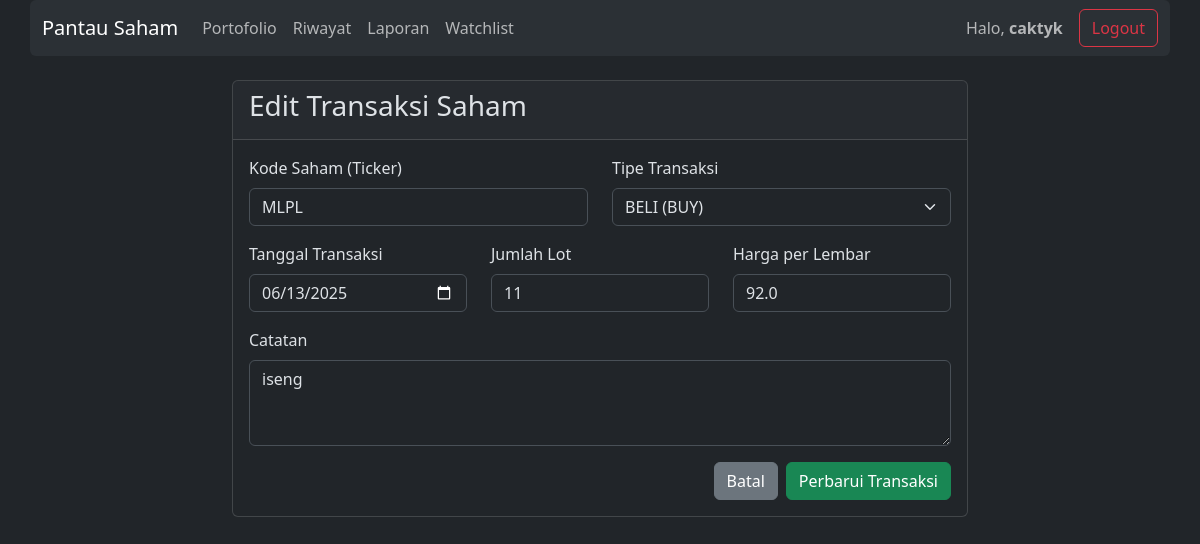
The app's page /edit-transaksi/1 (signed in) with its own data.
### models.py (models this page shows)
class User(UserMixin, db.Model):
    id = db.Column(db.Integer, primary_key=True)
    username = db.Column(db.String(80), unique=True, nullable=False)
    password = db.Column(db.String(200), nullable=False)

class Transaction(db.Model):
    id = db.Column(db.Integer, primary_key=True)
    user_id = db.Column(db.Integer, db.ForeignKey('user.id'), nullable=False)
    ticker = db.Column(db.String(10), nullable=False)
    transaction_type = db.Column(db.String(4), nullable=False) # 'BUY' atau 'SELL'
    transaction_date = db.Column(db.Date, nullable=False)
    lots = db.Column(db.Integer, nullable=False)
    price = db.Column(db.Float, nullable=False)
    notes = db.Column(db.Text, nullable=True) # Untuk 'alasan beli', dll.

### app.py (the view, shortened to what this page needs)
@app.route('/edit-transaksi/<int:transaction_id>', methods=['GET', 'POST'])
@login_required
def edit_transaksi(transaction_id):
    transaction = Transaction.query.get_or_404(transaction_id)
    if transaction.user_id != current_user.id:
        return redirect(url_for('riwayat_transaksi'))
    return render_template('edit_transaksi.html', t=transaction)

### app.py (called while the page is built)
@login_manager.user_loader
def load_user(user_id):
    return User.query.get(int(user_id))

### templates/edit_transaksi.html (shortened to what this page needs)
{% extends "base.html" %}
{% block content %}
<div class="row justify-content-center">
    <div class="col-md-8">
        <div class="card">
            <div class="card-header">
                <h3>Edit Transaksi Saham</h3>
            </div>
            <div class="card-body">
                <form method="POST">
                    <div class="row">
                        <div class="col-md-6 mb-3">
                            <label for="ticker" class="form-label">Kode Saham (Ticker)</label>
                            <input type="text" class="form-control" id="ticker" name="ticker" value="{{ t.ticker }}" required style="text-transform:uppercase">
                        </div>
                        <div class="col-md-6 mb-3">
                            <label for="transaction_type" class="form-label">Tipe Transaksi</label>
                            <select class="form-select" id="transaction_type" name="transaction_type" required>
                                <option value="BUY" {% if t.transaction_type == 'BUY' %}selected{% endif %}>BELI (BUY)</option>
                            </select>
                        </div>
                    </div>
                    <div class="row">
                        <div class="col-md-4 mb-3">
                            <label for="transaction_date" class="form-label">Tanggal Transaksi</label>
                            <input type="date" class="form-control" id="transaction_date" name="transaction_date" value="{{ t.transaction_date.strftime('%Y-%m-%d') }}" required>
                        </div>
                        <div class="col-md-4 mb-3">
                            <label for="lots" class="form-label">Jumlah Lot</label>
                            <input type="number" class="form-control" id="lots" name="lots" min="1" value="{{ t.lots }}" required>
                        </div>
                        <div class="col-md-4 mb-3">
                            <label for="price" class="form-label">Harga per Lembar</label>
                            <input type="number" step="any" class="form-control" id="price" name="price" value="{{ t.price }}" required>
                        </div>
                    </div>
                    <div class="mb-3">
                        <label for="notes" class="form-label">Catatan</label>
                        <textarea class="form-control" id="notes" name="notes" rows="3">{{ t.notes or '' }}</textarea>
                    </div>
                    <div class="d-flex justify-content-end gap-2">
                        <a href="{{ url_for('riwayat_transaksi') }}" class="btn btn-secondary">Batal</a>
                        <button type="submit" class="btn btn-success">Perbarui Transaksi</button>
                    </div>
                </form>
            </div>
        </div>
    </div>
</div>
{% endblock %}

### templates/base.html (shortened to what this page needs)
<!doctype html>
<html lang="en" data-bs-theme="dark">
<head>
    <link href="https://cdn.jsdelivr.net/npm/bootstrap@5.3.3/dist/css/bootstrap.min.css" rel="stylesheet">
</head>
<body>
    {% if current_user.is_authenticated %}
    <nav class="navbar navbar-expand-lg bg-body-tertiary rounded mb-4 container">
      <div class="container-fluid">
        <a class="navbar-brand" href="{{ url_for('portfolio') }}">Pantau Saham</a>
        <div class="collapse navbar-collapse" id="navbarNav">
          <ul class="navbar-nav me-auto mb-2 mb-lg-0">
            <li class="nav-item">
                <a class="nav-link {% if request.endpoint == 'portfolio' %}active{% endif %}" href="{{ url_for('portfolio') }}">Portofolio</a>
            </li>
            <li class="nav-item">
                <a class="nav-link {% if 'riwayat' in request.endpoint %}active{% endif %}" href="{{ url_for('riwayat_transaksi') }}">Riwayat</a>
            </li>
            <li class="nav-item">
                <a class="nav-link {% if request.endpoint == 'laporan' %}active{% endif %}" href="{{ url_for('laporan') }}">Laporan</a>
            </li>
            <li class="nav-item">
                <a class="nav-link {% if 'watchlist' in request.endpoint or 'saham' in request.endpoint %}active{% endif %}" href="{{ url_for('watchlist') }}">Watchlist</a>
            </li>
          </ul>
          <span class="navbar-text me-3">Halo, <strong>{{ current_user.username }}</strong></span>
          <a href="{{ url_for('logout') }}" class="btn btn-outline-danger">Logout</a>
        </div>
      </div>
    </nav>
    {% endif %}
    <div class="container mt-4">
      {% block content %}{% endblock %}
    </div>
</body>
</html>

### records on screen
User: username "caktyk"
Transaction: ticker "MLPL", transaction_type "BELI (BUY)", transaction_date "06/13/2025", lots "11", price "92.0", notes "iseng"
